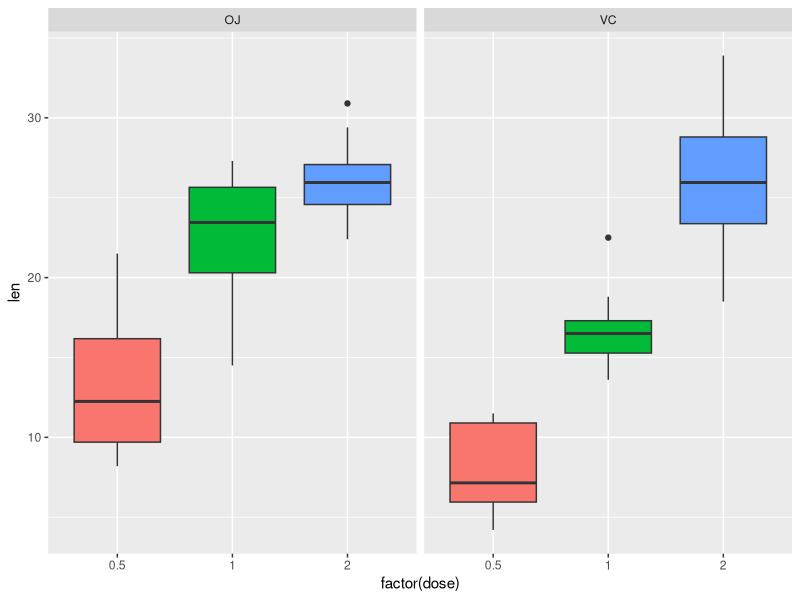

This figure's R source:
## ---- chunk 1
library(knitr)
library(ggplot2)
## ---- chunk 2
opts_chunk$set(eval = TRUE)
opts_chunk$set(echo = FALSE)
opts_chunk$set(fig.height = 3.5)
## ---- chunk 3
par(mfrow = c(1,2))

p1 <- ggplot(ToothGrowth, aes(x = factor(dose), y = len, fill = factor(dose))) 
p1 + geom_boxplot() + guides(fill=FALSE) + facet_grid(. ~ supp)

